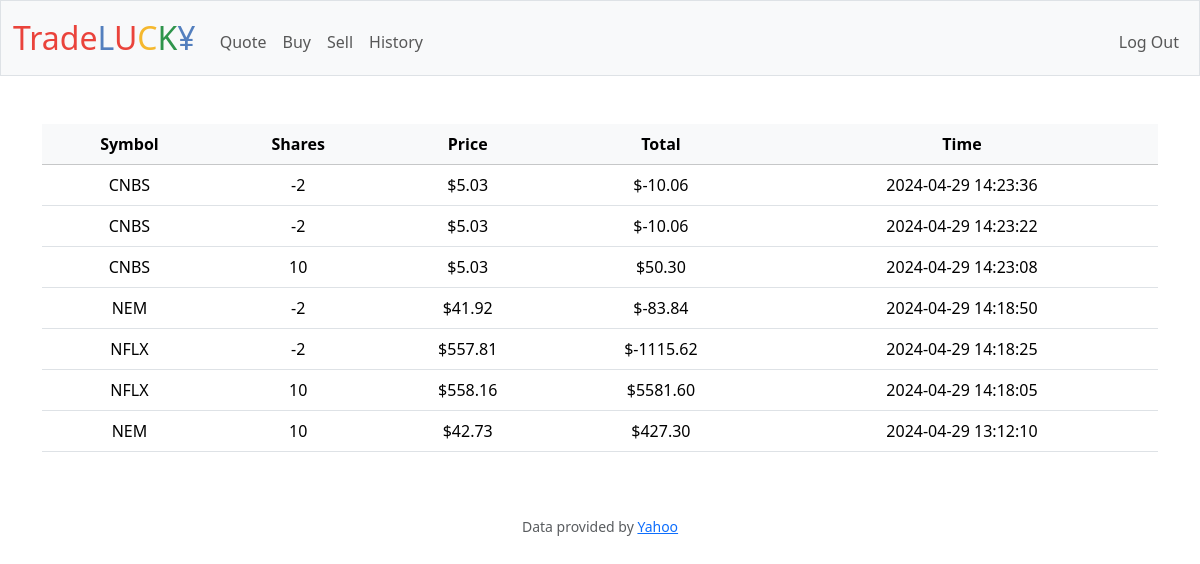
Screenshot of /history (signed in) with the database file from the repository.
### tables this page shows
CREATE TABLE transactions (
id INTEGER PRIMARY KEY AUTOINCREMENT,
user_id INTEGER NOT NULL,
symbol TEXTNOT NULL,
shares INTEGER NOT NULL,
price NUMERIC NOT NULL,
timestammp DATETIME DEFAULT CURRENT_TIMESTAMP,
FOREIGN KEY (user_id) REFERENCES users(id)
);

### app.py (the view)
@app.route("/history")
@login_required
def history():
    transactions = db.execute(
        "SELECT * FROM transactions WHERE user_id = :user_id ORDER BY timestammp DESC", user_id=session["user_id"])
    return render_template("history.html", transactions=transactions)

### app.py (called while the page is built)
@app.after_request
def after_request(response):
    response.headers["Cache-Control"] = "no-cache, no-store, must-revalidate"
    response.headers["Expires"] = 0
    response.headers["Pragma"] = "no-cache"
    return response

### helpers.py (called while the page is built)
def login_required(f):
    @wraps(f)
    def decorated_function(*args, **kwargs):
        if session.get("user_id") is None:
            return redirect("/login")
        return f(*args, **kwargs)
    return decorated_function

### templates/history.html (shortened to what this page needs)
{% extends "layout.html" %}
{% block main %}
<div>
    <table class="table table-hover">
        <thead>
            <tr class="table-light">
                <th>Symbol</th>
                <th>Shares</th>
                <th>Price</th>
                <th>Total</th>
                <th>Time</th>
            </tr>
        </thead>
        <tbody>
            {% for transaction in transactions %}
            <tr>
                <td>{{ transaction.symbol }}</td>
                <td>{{ transaction.shares }}</td>
                <td>${{ '%0.2f'%(transaction.price) }}</td>
                <td>${{ '%0.2f'%(transaction.shares * transaction.price) }}</td>
                <td>{{ transaction.timestammp }}</td>
            </tr>
            {% endfor %}
        </tbody>
    </table>
</div>
{% endblock %}

### templates/layout.html (shortened to what this page needs)
<!DOCTYPE html>
<html lang="en">
    <head>
        <link href="https://cdn.jsdelivr.net/npm/bootstrap@5.3.3/dist/css/bootstrap.min.css" rel="stylesheet">
        <link href="/static/styles.css" rel="stylesheet">
    </head>
    <body>
        <nav class="bg-light border navbar navbar-expand-md navbar-light">
            <div class="container-fluid">
                <a class="navbar-brand" href="/"><span class="red">Trade</span><span class="blue">L</span><span class="red">U</span><span class="yellow">C</span><span class="green">K</span><span class="blue">¥</span></a>
                <div class="collapse navbar-collapse" id="navbar">
                    {% if session["user_id"] %}
                        <ul class="navbar-nav me-auto mt-2">
                            <li class="nav-item"><a class="nav-link" href="/quote">Quote</a></li>
                            <li class="nav-item"><a class="nav-link" href="/buy">Buy</a></li>
                            <li class="nav-item"><a class="nav-link" href="/sell">Sell</a></li>
                            <li class="nav-item"><a class="nav-link" href="/history">History</a></li>
                        </ul>
                        <ul class="navbar-nav ms-auto mt-2">
                            <li class="nav-item"><a class="nav-link" href="/logout">Log Out</a></li>
                        </ul>
                    {% else %}
                        <ul class="navbar-nav ms-auto mt-2">
                            <li class="nav-item"><a class="nav-link" href="/register">Register</a></li>
                            <li class="nav-item"><a class="nav-link" href="/login">Log In</a></li>
                        </ul>
                    {% endif %}
                </div>
            </div>
        </nav>
        <main class="container py-5 text-center">
            {% block main %}{% endblock %}
        </main>
        <footer class="mb-5">
            <p class="mb-3 small text-center text-muted">
                Data provided by <a href="https://finance.yahoo.com/">Yahoo</a>
            </p>
        </footer>
    </body>
</html>

### static/styles.css (style rules this page uses)
nav .navbar-brand { font-size: xx-large; }
nav .navbar-brand .blue { color: #537fbe; }
nav .navbar-brand .red { color: #ea433b; }
nav .navbar-brand .yellow { color: #f5b82e; }
nav .navbar-brand .green { color: #2e944b; }

### rows the page displays
transactions: price "5.03", transaction.shares*transaction.price "-10.06"
transactions: price "5.03", transaction.shares*transaction.price "-10.06"
transactions: price "5.03", transaction.shares*transaction.price "50.30"
transactions: price "41.92", transaction.shares*transaction.price "-83.84"
transactions: price "557.81", transaction.shares*transaction.price "-1115.62"
transactions: price "558.16", transaction.shares*transaction.price "5581.60"
transactions: price "42.73", transaction.shares*transaction.price "427.30"
